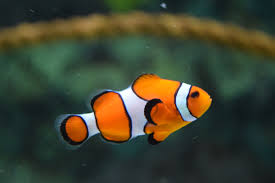
#> input picture Lab_1/data/003.jpg, 275 x 183 px, found by its file name
$ jupyter execute --allow-errors jorge_carnicero_andres_gil_practica1voi.ipynb
#> lines starting #> are read from the running program, lines starting #| are printed output that depends on the picture
### Lab_1/src/utils.py
import numpy as np
import cv2

def nothing(x):
    pass

def get_hsv_color_ranges(image: np.array):

    # Create a window
    cv2.namedWindow('image')

    # Create trackbars for color change
    cv2.createTrackbar('HMin', 'image', 0, 255, nothing)
    cv2.createTrackbar('SMin', 'image', 0, 255, nothing)
    cv2.createTrackbar('VMin', 'image', 0, 255, nothing)
    cv2.createTrackbar('HMax', 'image', 0, 255, nothing)
    cv2.createTrackbar('SMax', 'image', 0, 255, nothing)
    cv2.createTrackbar('VMax', 'image', 0, 255, nothing)

    # Set default value for MAX HSV trackbars.
    cv2.setTrackbarPos('HMax', 'image', 255)
    cv2.setTrackbarPos('SMax', 'image', 255)
    cv2.setTrackbarPos('VMax', 'image', 255)

    # Initialize to check if HSV min/max value changes
    hMin = sMin = vMin = hMax = sMax = vMax = 0
    phMin = psMin = pvMin = phMax = psMax = pvMax = 0

    output = image
    wait_time = 33

    while(1):

        if cv2.getWindowProperty('image', cv2.WND_PROP_VISIBLE) < 1:
            break
        # get current positions of all trackbars
        hMin = cv2.getTrackbarPos('HMin','image')
        sMin = cv2.getTrackbarPos('SMin','image')
        vMin = cv2.getTrackbarPos('VMin','image')

        hMax = cv2.getTrackbarPos('HMax','image')
        sMax = cv2.getTrackbarPos('SMax','image')
        vMax = cv2.getTrackbarPos('VMax','image')

        # Set minimum and max HSV values to display
        lower = np.array([hMin, sMin, vMin])
        upper = np.array([hMax, sMax, vMax])

        # Create HSV Image and threshold into a range.
        hsv = cv2.cvtColor(image, cv2.COLOR_BGR2HSV)
        mask = cv2.inRange(hsv, lower, upper)
        output = cv2.bitwise_and(image,image, mask= mask)

        # Print if there is a change in HSV value
        if( (phMin != hMin) | (psMin != sMin) | (pvMin != vMin) | (phMax != hMax) | (psMax != sMax) | (pvMax != vMax) ):
            print("(hMin = %d , sMin = %d, vMin = %d), (hMax = %d , sMax = %d, vMax = %d)" % (hMin , sMin , vMin, hMax, sMax , vMax))
            phMin = hMin
            psMin = sMin
            pvMin = vMin
            phMax = hMax
            psMax = sMax
            pvMax = vMax

        # Display output image
        cv2.imshow('image',output)
        cv2.resizeWindow("image", 500,300)

        # Wait longer to prevent freeze for videos.
        if cv2.waitKey(wait_time) & 0xFF == ord('q'):
            break

    cv2.destroyAllWindows()

### jorge_carnicero_andres_gil_practica1voi.ipynb
# **Sesión 1:** Introducción a OpenCV y Espacios de color ⚙️🖼️

## 0. Preparación

[cell 1]
import cv2, numpy as np, matplotlib.pyplot as plt
import os
import cv2
import imageio
import numpy as np
from typing import List
from utils import get_hsv_color_ranges
import glob

## **Apartado A: Uso basico de funciones de OpenCV**

El objetivo de este apartado es aprender a usar funcionalidades basica sobre el uso de OpenCV, para ello se hara uso de las imágenes en la carpeta ``data``.

1. **Tarea A.1**. Cargar una imagen ``cv2.imread()``.
2. **Tarea A.2.** Visualizar una imagen ``cv2.imshow()``.
3. **Tarea A.3.** Conversion de imagen de color a escala de grises ``cv2.cvtColor()``.
4. **Tarea A.4.** Cambia el tamaño de una imagen ``cv2.resize()`` a 200x200 píxeles.
5. **Tarea A.5.** Recorta el centro de la imagen a un tamaño 120x160.
6. **Tarea A.6.** Rota la imagen ``cv2.getRotationMatrix2D`` ``cv2.wrapAffine()``.
7. **Tarea A.7.** Guarda la imagen ``cv2.imwrite()``.

### **Tarea A.1:** Cargar una imagen con ``cv2.imread()``

[cell 2]
# TODO: Load an image from disk using cv2.imread('path/to/image.jpg').
img = cv2.imread('../data/003.jpg')  # la función de imread() toma el path de la imagen como argumento
#> img is the input picture: shape (183, 275, 3); mean B, G, R 49, 67.2, 64

### **Tarea A.2:** Visualizar la imagen con ``cv2.imshow()``

[cell 3]
# TODO: Display the image using cv2.imshow().
cv2.imshow("First image", img)  # a imshow() tengo que pasarle los argumentos del nombre que quiero darle a la imagen, y la propia imagen (Mat, de matriz)
cv2.waitKey(0)  # en waitKey() ponemos la tecla del teclado con la que queremos cerrar la imagen
cv2.destroyAllWindows() # esto cierra todas las ventanas de despliegue de imágenes que hayamos abierto antes

### **Tarea A.3:** Conversion de imagen de color a escala de grises ``cv2.cvtColor()``.

[cell 4]
# TODO: Convert the image from color to grayscale using cv2.cvtColor().
gray = cv2.cvtColor(img, cv2.COLOR_BGR2GRAY)  # cvtColor toma la imagen y el código de color al que quieres convertir la imagen (en este caso a grises)
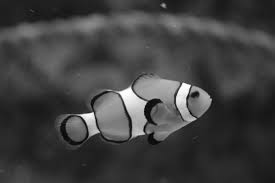
#> gray: shape (183, 275); min 1, max 255, mean 64.1

"""
Para pasar de RGB a escala de grises (un solo canal), cv2 hace por dentro una media ponderada 0.6 * R + 0.2 * G + 0.1 * B

En open cv es BGR en vez de RGB, cuidado con eso que es muy importante para determinadas tareas.

"""

# TODO: Check image shape → grayscale: (height, width), color: (height, width, channels).
print("Color shape:", img.shape)  # el atributo shape muestra el alto, ancho y el número de canales de color de los que dispongo
#| Color shape: (183, 275, 3)
print("Gray shape:", gray.shape)  # en la shape de la imagen en gris solo mostrará 2 dimensiones: la altura y el ancho, ya que el canal ahora ya es solo 1 en vez de 3
#| Gray shape: (183, 275)
# TODO: Display the image using cv2.imshow().
cv2.imshow("Gray image", gray )
cv2.waitKey(0)
cv2.destroyAllWindows()

### **Tarea A.4:** Cambia el tamaño de una imagen ``cv2.resize()`` a 200x200 píxeles.

[cell 5]
# TODO: Resize the image to 200×200 pixels using cv2.resize().
new_height_size, new_width_size = 200, 200
resized = cv2.resize(src=img, dsize=(new_height_size, new_width_size) )  # le tengo que pasar la imagn (matriz) y en una tupla, el tamaño al que lo quiero redimensionar
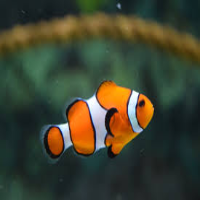
#> resized: shape (200, 200, 3); mean B, G, R 48.9, 67.1, 63.9
# TODO: Check the image shape
print("Resized shape:", resized.shape)  # mostrará que ahora las dimensiones de altura y anchura, tienen un rango distinto porque lo hemos redimensionado
#| Resized shape: (200, 200, 3)
# TODO: Display the image using cv2.imshow().
cv2.imshow("Resized image", resized)
cv2.waitKey(0)
cv2.destroyAllWindows()

### **Tarea A.5:** Recorta el centro de la imagen a un tamaño 120x160.

[cell 6]
# TODO: # TODO: Crop the center of the image 'img' with an approximate size of 120x160 pixels.
h, w = img.shape[:2]  # calculamos cuánto vale el total de la altura y anchura de la imagen
#> h = 183; w = 275
cy, cx = h//2, w//2  # tomamos la mitad de la altura y la mitad de la anchura, y esa tupla de puntos nos define el centro de la imagen
#> cy = 91; cx = 137
new_h, new_w = 120, 160  # definimos cuánto queremos que mida la imagen recortada, el ROI
half_of_new_h, half_of_new_w = new_h//2, new_w//2  # calculamos cuánto tenemos que sumar y restar desde el centro para crear nuestro recorte

# Definimos los límites de las nuevas filas y columnas de la matriz recortada
new_top_row, new_down_row = cy-half_of_new_h, cy+half_of_new_h
#> new_top_row = 31; new_down_row = 151
new_left_col, new_right_col = cx-half_of_new_w, cx+half_of_new_w
#> new_left_col = 57; new_right_col = 217

# Recortamos la imagen
roi = img[new_top_row:new_down_row, new_left_col:new_right_col]
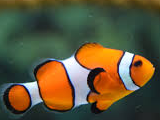
#> roi: shape (120, 160, 3); mean B, G, R 57.5, 85.9, 95.5

"""

Como las imágenes son matrices (arrays), con filas y columnas, si queremos mostrar solo algunos píxeles determinados de la imagen, o recortarla como en este caso, lo que
tenemos que hacer es hacer slicing seleccionando qué filas y qué columnas queremos usar.

Si usamos "new_top_row:new_down_row" estamos seleccionando desde la fila de "más arriba" en la que queremos que sea la nueva matriz,
hasta la fila "más abajo" también de la nueva matriz. Por eso usamos los ":".

Para las columnas, hacemos lo mismo.

"""

# TODO: Check the image shape
print("ROI shape:", roi.shape)  # el ROI es la "Region of Interest" (comprobación de que la croped image mide lo deseado)
#| ROI shape: (120, 160, 3)
# TODO: Display the image using cv2.imshow().
cv2.imshow("Croped image", roi)
cv2.waitKey(0)
cv2.destroyAllWindows()

### **Tarea A.6:** Rota la imagen usando ``cv2.getRotationMatrix2D`` y ``cv2.wrapAffine()``.

[cell 7]
# TODO: Rotate around the center using cv2.getRotationMatrix2D and cv2.warpAffine.

M = cv2.getRotationMatrix2D(center=(cy,cx), angle=90, scale=1)  # los ángulos hay que pasarlos en grados (positivos significa sentido antihorario)
# la función de getRotationMatrix2D, calcula la matriz de rotación para una imagen en 2 D

print(M)
#| [[ 6.123234e-17  1.000000e+00 -4.600000e+01]
#|  [-1.000000e+00  6.123234e-17  2.280000e+02]]

rotated = cv2.warpAffine(src=img, M=M, dsize=img.shape[:2])
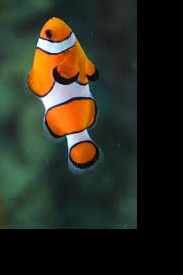
#> rotated: shape (275, 183, 3); mean B, G, R 33, 44.2, 43.1
# la función warpAffine aplica una transformación afín a una imagen (en este caso un giro)

# TODO: Display the image using cv2.imshow().
cv2.imshow("Rotated image", rotated)
cv2.waitKey(0)
cv2.destroyAllWindows()

### **Tarea A.7:** Guarda la imagen con ``cv2.imwrite()``

[cell 8]
# TODO: Save the image to disk as 'salida_opcionA_1.png' using cv2.imwrite().
save_img_path = "salida_opcionA_1.png"
cv2.imwrite(save_img_path, img)  # a la función de imwrite hay que pasarle el path donde queremos guardar la imagen, y la propia matriz de la imagen
#> Out = True

## **Apartado B: Segmentación por color**

El objetivo de este apartado es segmentar los colores naranja y blanco de las imágenes en la carpeta ``data``.

1. **Tarea B.1**. Defina y ejecute el método para cargar imágenes ``load_imgs()``.
2. **Tarea B.2.** Defina los métodos ``show_image()`` y ``write_image()`` para visualizar y guardar imágenes.
3. **Tarea B.3.** Cambia el espacio de color de las imágenes a uno donde la crominancia y la intensidad estén separados (HSV).
4. **Tarea B.4.** Segmenta los colores anaranjados.
5. **Tarea B.5.** Segmenta los colores blancos.
6. **Tarea B.6.** Junta las máscaras para cada imagen (naranja + blanco) y segmenta cada una de ellas.
7. **Tarea B.7.** Guarda las imágenes.

### **Tarea B.1:** Defina y ejecute el método para cargar imágenes ``load_images()``

[cell 9]
import glob  # librería necesaria para buscar nombres de paths con patrones concretos, usando *, etc.

[cell 10]
def load_images(filenames: List) -> List:
    return [cv2.imread(filename) for filename in filenames]
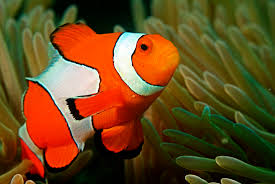
#> input picture Lab_1/data/000.jpg, 275 x 184 px
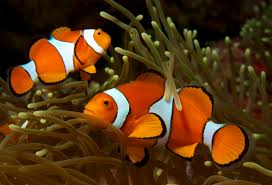
#> input picture Lab_1/data/001.jpg, 272 x 185 px

[cell 11]
# TODO Build a list containing the paths of all images in the data folder
imgs_gen_path = '../data/*.jpg' # patrón que cumplen todos los paths de los archivos de imágenes
imgs_path = sorted(glob.glob(imgs_gen_path))  # cogemos todos los paths que cumplen ese patrón genérico (usando glob) y los ordenamos (usando sorted)
imgs = load_images(imgs_path)  # le pasamos a load_images la lista de paths o filenames de las imágenes que queremos cargar
#> imgs = 3 items

print(f"Paths de las imágenes: {imgs_path}")
#| Paths de las imágenes: ['Lab_1/data/000.jpg', 'Lab_1/data/001.jpg', 'Lab_1/data/003.jpg']
print(f"Número de imágenes cargadas: {len(imgs)}")
#| Número de imágenes cargadas: 3

### **Tarea B.2**. Defina los métodos ``show_image()`` y ``write_image()`` para visualizar y guardar imágenes

[cell 12]
# TODO Complete the method, use every argument
def show_image(img: np.array, img_name: str = "Image"):
    cv2.imshow(img_name, img)  # mostramos la imagen, poniendole el nombre correspondiente a la ventana desplegada
    cv2.waitKey(0)  # ponemos una tecla de introducción
    cv2.destroyAllWindows()

# TODO Complete the method, use every argument
def write_image(output_folder: str, img_name: str, img: np.array):
    img_path = os.path.join(output_folder, img_name)  # creamos el path donde vamos a guardar la imagen
    cv2.imwrite(img_path, img)  # guardamos la imagen en su correspondiente ubicación

### **Tarea B.3:** Cambie el espacio de color de las imágenes a uno donde la crominancia y la intensidad estén separados (HSV)

[cell 13]
# TODO Get a list with ìmgs in HSV color space
hsv_imgs = [cv2.cvtColor(im, cv2.COLOR_BGR2HSV) for im in imgs]
#> hsv_imgs = 3 items

# El hue, H, es el tono (primer canal de color en HSV), en S, de saturation, tenemos la saturacion y en V está el value, el eje vertical.

for i, hsv in enumerate(hsv_imgs):
    print(f"La imagen {i}: {hsv.shape}")
#> this loop made 3 passes
#| La imagen 0: (184, 275, 3)
#| La imagen 1: (185, 272, 3)
#| La imagen 2: (183, 275, 3)

[cell 14]
# Vamos probando con los disntitos rangos de colores, para ver cuál nos permite segmentar mejor el color
hsv_ranges = [get_hsv_color_ranges(im) for im in imgs]
#> in get_hsv_color_ranges, output is the input picture: shape (184, 275, 3); mean B, G, R 30.5, 72.3, 103
#> in get_hsv_color_ranges, output is the input picture: shape (185, 272, 3); mean B, G, R 18.7, 51.9, 84.9
#> hsv_ranges = 3 items

### **Tarea B.4:** Segmente los colores anaranjados

[cell 15]
# TODO Define orange color range
light_orange = (0, 200, 120)  # son los del min
dark_orange = (255, 255, 255)   # son los del max

# TODO Compute a list that contains a mask (which should segment orange colors) for every image.
orange_masks = [cv2.inRange(hsv_im, light_orange, dark_orange) for hsv_im in hsv_imgs]
#> orange_masks = 3 items

"""

La función de inRange lo que hace es comprobar si cada elemento del primer array que le pasas, cumple que sus valores están en el rango
que delimitan los otros 2 arrays que le pasas. Hace la verificación para los 3 canales (HSV).

Devuelve 255 (True) o 0 (False), en función de si el pixel está en el rango o no, y así se crea la máscara booleana.
La estructura que devuelve cada vez, es de la misma altura y anchura que la imagen que se le había pasado (matriz)

"""

# TODO Compute a list that contains the result of multiplying the original image with its orange colors mask.
orange_segmented = [cv2.bitwise_and(img, img, mask=mask)
                        for img, mask in zip(imgs, orange_masks)]
#> orange_segmented = 3 items

"""

La función de bitwise_and lo que hace es hacer la conjunción/intersección pixel a pixel, del pixel de img con el pixel de img,
es decir de un mismo pixel consigo mismo, pero lo hace solo en el caso donde la máscara en ese bit sea True.

Entonces como cada pixel se representa por una serie de bits, la intersección de un pixel consigo mismo da siempre el mismo pixel (los mismos bits) pero ese
resultado solo se pone cuando la mask (booleana) deja (cuando la mask está en 255, True, y sino es porque está en False, 0)

"""

n = 5

# TODO Show an original image
#> (the rest of this cell did not finish here and is left out)

### **Tarea B.5:** Segmente los colores blancos.

Para detectar el rango de blancos complete la siguiente celda y ejecutela para investigar el rango de valores necesarios.

[cell 16]
# TODO Discover white color ranges
hsv_ranges = [get_hsv_color_ranges(im) for im in imgs]

[cell 17]
# TODO Define white color range
light_white = (0, 0, 180)
dark_white = (170, 175, 255)

# TODO Compute a list that contains a mask (which should segment white colors) for every image.
white_masks = [cv2.inRange(hsv_im, light_white, dark_white) for hsv_im in hsv_imgs]
#> white_masks = 3 items

# TODO Compute a list that contains the result of multiplying the original image with its white colors mask.
white_segmented = [cv2.bitwise_and(img, img, mask=mask)
                        for img, mask in zip(imgs, white_masks)]
#> white_segmented = 3 items
n = 4

# TODO Show an original image
#> (the rest of this cell did not finish here and is left out)

### **Tarea B.6:** Junte las máscaras para cada imagen (naranja + blanco) y segmente cada una de ellas.

[cell 18]
# TODO Join orange_masks and white_masks
fish_masks = [cv2.bitwise_or(o,w) for o, w in zip(orange_masks, white_masks)]
#> fish_masks = 3 items

# el bit wise or, es una puerta lógica, que dice que si en alguna de las dos imagenes el pixel es naranja o blanco, da true
# Eso es porque comprueba las máscaras booleanas de ambos colores, y con que una dé True, ya da True el OR

# TODO Compute a list that contains the result of multiplying the original image with its complete mask.
fish = [cv2.bitwise_and(img, img, mask=mask) for img, mask in zip(imgs, fish_masks)]
#> fish = 3 items
# Aquí cogemos los pixeles donde la máscara de naranja o blanco haya dado True

n = 4

# TODO Show an original image
#> (the rest of this cell did not finish here and is left out)

### **Tarea B.7:** Guarde las imágenes

[cell 19]
# TODO Define your output folder and save every fish image
output_folder = "output_folder"
#> (the rest of this cell did not finish here and is left out)
